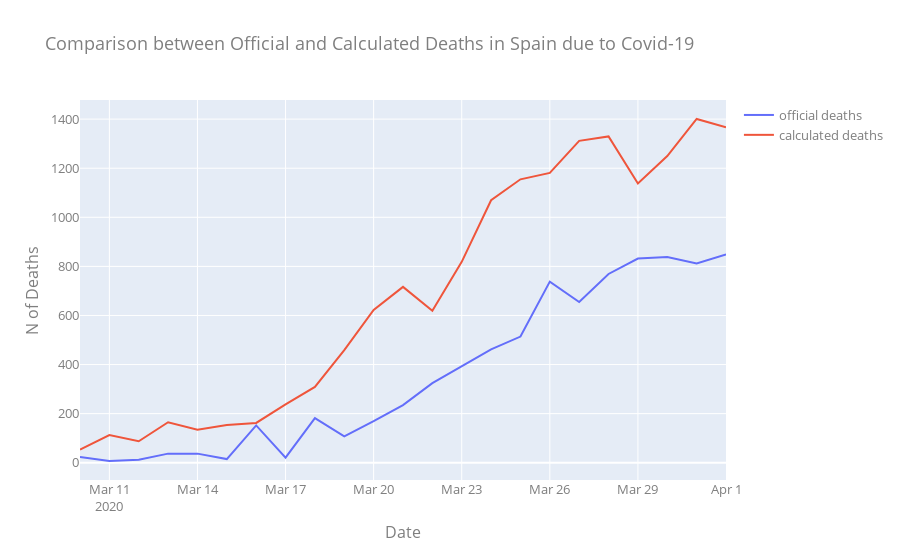

Write notebook code for a chart like this one.
### Code cell
# Create traces
fig = go.Figure()
fig.add_trace(go.Scatter(x=official_to_print["date"], y=official_to_print["official_deaths"],
                    mode='lines', 
                    name='official deaths'))
fig.add_trace(go.Scatter(x=mortality_to_print["date"], y=mortality_to_print["covid_deaths"],
                    mode='lines',
                    name='calculated deaths'))

fig.update_layout(
    title="Comparison between Official and Calculated Deaths in Spain due to Covid-19",
    xaxis_title="Date",
    yaxis_title="N of Deaths",
    font=dict(
        #family="Courier New, monospace",
        size=13,
        color="#7f7f7f"
    ))

fig.show()

### Figure 1 — Plotly figure (JSON) as saved in the notebook; plotly's stock layout.template omitted (floating-point values rounded to 4 significant figures)
{"data": [{"mode": "lines", "name": "official deaths", "type": "scatter", "x": ["2020-03-10T00:00:00", "2020-03-11T00:00:00", "2020-03-12T00:00:00", "2020-03-13T00:00:00", "2020-03-14T00:00:00", "2020-03-15T00:00:00", "2020-03-16T00:00:00", "2020-03-17T00:00:00", "2020-03-18T00:00:00", "2020-03-19T00:00:00", "2020-03-20T00:00:00", "2020-03-21T00:00:00", "2020-03-22T00:00:00", "2020-03-23T00:00:00", "2020-03-24T00:00:00", "2020-03-25T00:00:00", "2020-03-26T00:00:00", "2020-03-27T00:00:00", "2020-03-28T00:00:00", "2020-03-29T00:00:00", "2020-03-30T00:00:00", "2020-03-31T00:00:00", "2020-04-01T00:00:00"], "y": [23, 7, 12, 37, 37, 15, 152, 21, 182, 107, 169, 235, 324, 394, 462, 514, 738, 655, 769, 832, 838, 812, 849]}, {"mode": "lines", "name": "calculated deaths", "type": "scatter", "x": ["2020-03-10T00:00:00", "2020-03-11T00:00:00", "2020-03-12T00:00:00", "2020-03-13T00:00:00", "2020-03-14T00:00:00", "2020-03-15T00:00:00", "2020-03-16T00:00:00", "2020-03-17T00:00:00", "2020-03-18T00:00:00", "2020-03-19T00:00:00", "2020-03-20T00:00:00", "2020-03-21T00:00:00", "2020-03-22T00:00:00", "2020-03-23T00:00:00", "2020-03-24T00:00:00", "2020-03-25T00:00:00", "2020-03-26T00:00:00", "2020-03-27T00:00:00", "2020-03-28T00:00:00", "2020-03-29T00:00:00", "2020-03-30T00:00:00", "2020-03-31T00:00:00", "2020-04-01T00:00:00"], "y": [53.5, 112.5, 87.5, 165, 134, 154, 162, 238, 309, 458.5, 622.2, 716.5, 619.5, 818.5, 1070.0, 1155.0, 1181, 1312.0, 1330.0, 1138.0, 1250.0, 1400.0, 1366.0]}], "layout": {"font": {"color": "#7f7f7f", "size": 13}, "title": {"text": "Comparison between Official and Calculated Deaths in Spain due to Covid-19"}, "xaxis": {"title": {"text": "Date"}}, "yaxis": {"title": {"text": "N of Deaths"}}}}
